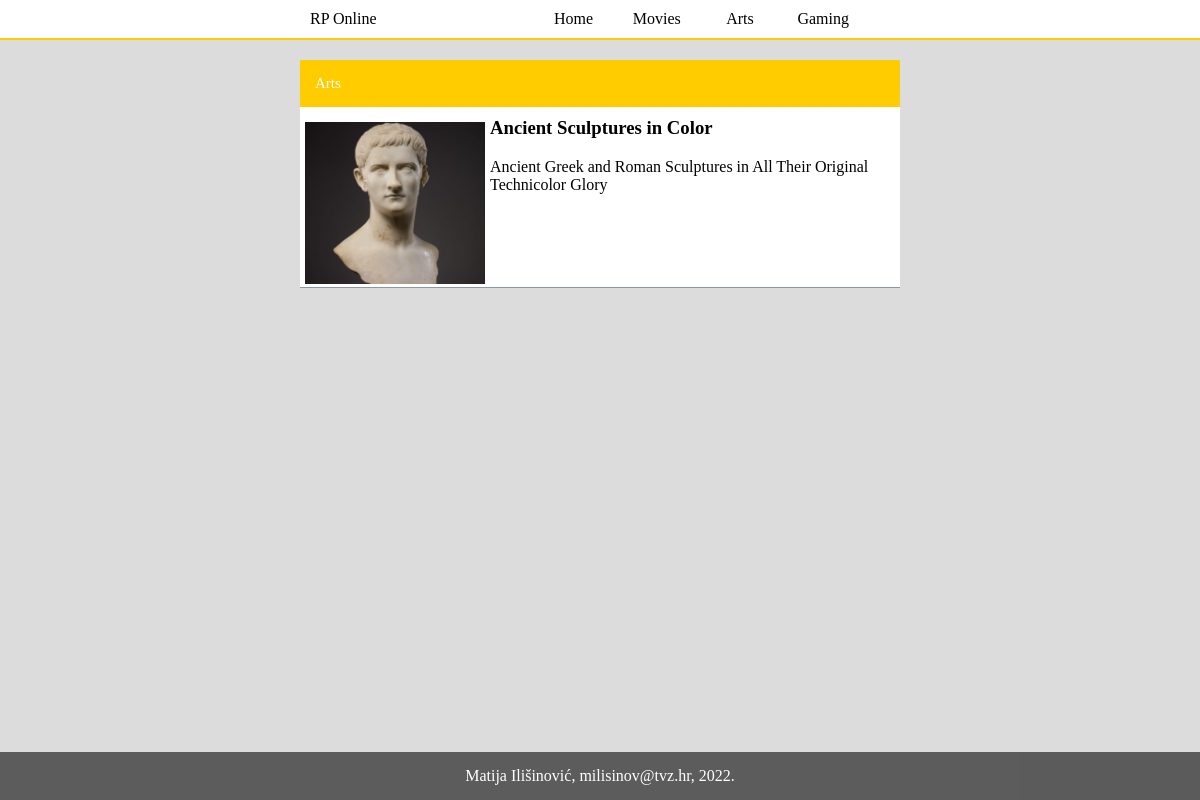
Page /kategorija.php?id=Arts on the committed database.
### tables this page shows
CREATE TABLE `news` (
  `id` int(11) NOT NULL,
  `date` varchar(32) NOT NULL,
  `title` varchar(64) NOT NULL,
  `summary` text NOT NULL,
  `text` text NOT NULL,
  `picture` varchar(64) NOT NULL,
  `category` varchar(64) NOT NULL,
  `archive` tinyint(1) NOT NULL
);

### kategorija.php (the view, shortened to what this page needs)
<?php
include 'connect.php';
$cat= $_GET['id'];
?>
<!DOCTYPE html>
<html>
    <head>
        <link rel="stylesheet" type="text/css" href="style.css">
    </head>
    <body>
        <header>
            <div class="logo">RP Online</div>
            <nav>
                <ul>
                    <li><a href="index.php">Home</a></li>
                    <li><a href="kategorija.php?id=Movies">Movies</a></li>
                    <li><a href="kategorija.php?id=Arts">Arts</a></li>
                    <li><a href="kategorija.php?id=Gaming">Gaming</a></li>
                </ul>
            </nav>
        </header>
        <section>
        <?php
        echo '<h2>'.$cat.'</h2>';
$query = "SELECT * FROM news WHERE archive=0 AND category='".$cat."'";
$result = mysqli_query($dbc, $query);
 while($row = mysqli_fetch_array($result)) {
 echo '<article>';
 echo '<img src="' . UPLPATH . $row['picture'] . '"/>';
 echo '<h3>'.'<a href="clanak.php?id='.$row['id'].'">'.$row['title'].'</a></h3>';
 echo '<p>'.$row['summary'].'</p>';
 echo '</article>';
 }?>
        </section>
        <footer>
            <span>Matija Ilišinović, milisinov@tvz.hr, 2022.</span>
        </footer>
    </body>
</html>

### style.css (style rules this page uses)
body { margin: 0; background-color: rgb(220, 220, 220); padding-bottom: 50px; }
img { width: 100%; max-height: 95%; object-fit: cover; overflow: hidden; }
.noDecoration, a:link, a:visited { text-decoration: none; }
header { background-color: white; border-bottom: 2px rgb(255, 204, 0) solid; margin: auto; padding: 10px 25%; }
footer { background-color: rgba(37, 37, 37, 0.7); position: fixed; bottom: 0; left: 0; right: 0; padding: 15px; text-align: center; color: white; }
nav { width:60%; align-items: stretch; margin:0; padding: 0; }
section { margin: 20px auto; width: 50%; padding-top: 0; background-color: white; }
section h2 { background-color: rgb(255, 204, 0); margin: 0; padding: 15px; color: white; font-size: 15px; font-weight: 100; }
ul { text-decoration: none; width: 100%; margin:0; }
li,.logo,nav { display: inline-block; }
li { width: 22%; height: 100%; text-align: center; }
li * { text-decoration: none; }
.logo { width: 30%; margin-left: 10px; }
article { border-bottom:1px rgb(141, 151, 161) solid; margin: 0; padding-top: 0; height: 170px; }
article img { float: left; width: 30%; margin: 5px; }
article h3 { margin-top: 10px; }
a:link { text-decoration: none!important; }

### kategorija.php (style rules this page uses)
a { text-decoration:none; color: inherit; }

### rows in the picture
news: picture (picture), title "Ancient Sculptures in Color", summary "Ancient Greek and Roman Sculptures in All Their Original Technicolor Glory"

### other values in the picture
$cat "Arts"
